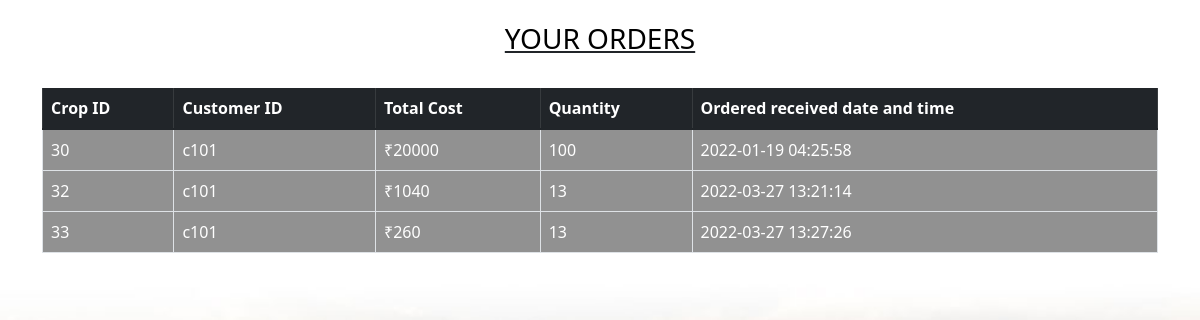
Page /farmercroporders.php (signed in) on the committed database.
### tables this page shows
CREATE TABLE `crop_orders` (
  `crop_id` int(4) NOT NULL,
  `customer_id` varchar(100) NOT NULL,
  `farmer_id` varchar(200) NOT NULL,
  `total_cost` double NOT NULL,
  `quantity` int(11) NOT NULL,
  `dateandtime` timestamp NOT NULL DEFAULT current_timestamp() ON UPDATE current_timestamp()
);

### farmercroporders.php (the view, shortened to what this page needs)
<!DOCTYPE html>
<html lang="en">
<head>
  <link href="https://cdn.jsdelivr.net/npm/bootstrap@5.1.3/dist/css/bootstrap.min.css" rel="stylesheet">
</head>
<body style="background: url('images/img1.jpg');
background-repeat: no-repeat;
background-size: 100%;
background-attachment: fixed;">
  <div class="container">
    <div class="tablename">
         <h3 style="color:black;text-transform:uppercase;text-decoration:none;">Your orders</h3>
    </div>
  <table style="background:#0006;"class="table table-striped table-bordered">
    <tr style="color:white;" >
     <thead class="table-dark">
      <th>Crop ID</th>
      <th>Customer ID</th>
      <th>Total Cost</th>
      <th>Quantity</th>
      <th>Ordered received date and time</th>
      </tr>
     <?php
     $con=mysqli_connect('localhost','root','');
     mysqli_select_db($con,'agriculture_management_system');
     $user_id=$_SESSION['userid'];
     $query="SELECT crop_id,customer_id,quantity,total_cost,dateandtime from crop_orders where farmer_id='$user_id'";
     $result=$con->query($query);
     if($result->num_rows>0)
     {
       while($row=$result->fetch_assoc())
       {
         echo "<tr><td style='color:white;'>".$row["crop_id"]."</td><td style='color:white;'>".$row["customer_id"]."</td><td style='color:white;'>&#8377;".$row["total_cost"]."</td><td style='color:white;'>".$row["quantity"]."</td><td style='color:white;'>".$row["dateandtime"]."</td><tr>";
       }
       echo "</table>";
     }
     else{
       echo "<h2 align=center>No Orders to show<h2>";
     }
     ?>
    </div>
</body>
</html>

### farmercroporders.php (style rules this page uses)
.tablename { text-align: center; text-transform: uppercase; padding: 2%; text-decoration: underline; }
tr td { color:white; }

### rows in the picture
crop_orders: crop "30", customer "c101", total_cost "20000", quantity "100", dateandtime "2022-01-19 04:25:58"
crop_orders: crop "32", customer "c101", total_cost "1040", quantity "13", dateandtime "2022-03-27 13:21:14"
crop_orders: crop "33", customer "c101", total_cost "260", quantity "13", dateandtime "2022-03-27 13:27:26"
